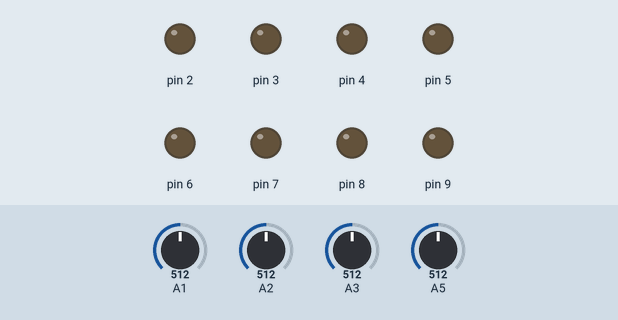
Simulated run of this sketch. Board: Arduino Nano, built with avr-gcc and run on an emulated ATmega328P. Shown: output pins drawn as LEDs (lit = HIGH). The test bench sets the inputs (shaded band); at power-on: A1 = 512, A2 = 512, A3 = 512, A5 = 512.

Above: at 1.2 s.
1.3 s: A1 set to 47
2.8 s: A1 set to 39
At 3.9 s:
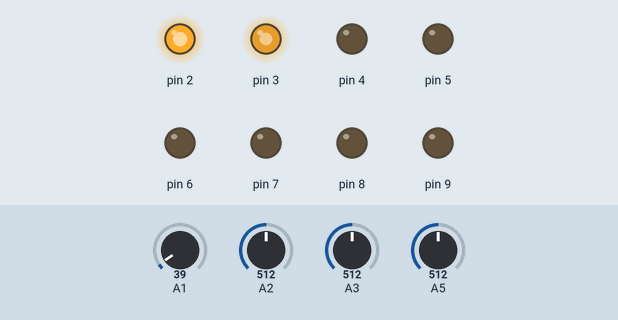
4.3 s: A2 set to 46
5.8 s: A2 set to 38
At 6.2 s:
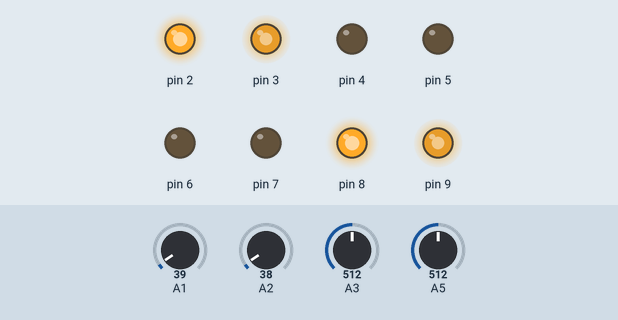
7.3 s: A3 set to 47
8.8 s: A3 set to 41
At 9.7 s:
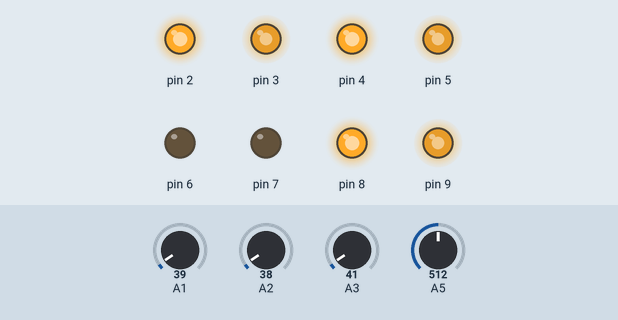
At 11.2 s:
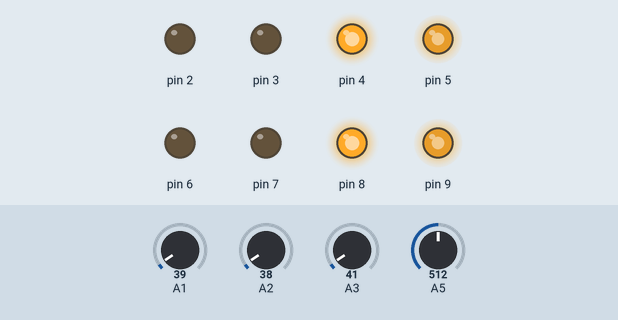
Timing chart, 0 to 15.3 s (numbered marks = the images above; inputs shaded):
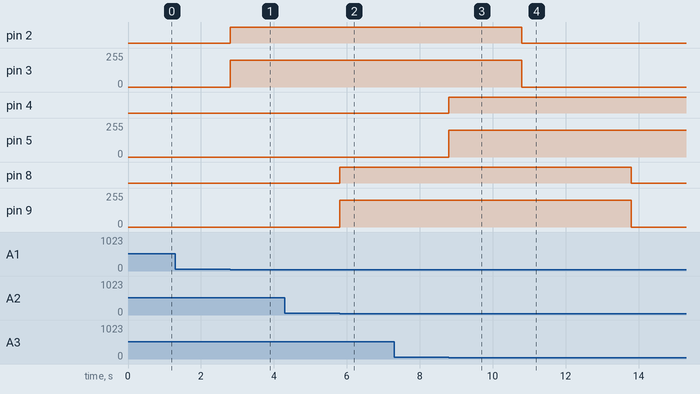

The sketch:

seat_control_main.ino
```cpp
// Main seat control sketch: reads all four switch-panel axes and drives the Cytron
// MDD10A driver(s) accordingly.
//
// Analog inputs use the Nano's own internal pull-up (INPUT_PULLUP), not an external 5V
// feed to the switch panel's PIN 6 — confirmed working this way, which resolves the
// earlier open question about what PIN 6 does: it isn't used at all.
//
// Threshold ranges (downMin/downMax, upMin/upMax) are confirmed working values for
// fore_aft and recline. front_tilt and rear_tilt aren't wired yet (see below) and use
// the same ranges as placeholders until measured with diagnostic_read_switch_panel.ino.
//
// Pin assignment: fore_aft ("seat base") and recline ("backrest") are the two axes
// currently built, on Cytron board #1 (M1/M2). front_tilt and rear_tilt are wired for a
// second Cytron board that hasn't been built yet — those two axes are inert until then.
// Confirmed: fore_aft on A3, recline on A5. front_tilt and rear_tilt share the remaining
// two analog pins (A1, A2) but which axis is on which is not yet confirmed — placeholder
// assignment below, correct it once that board is built and tested.
//
// Safety cutoff: if a direction is held continuously past MAX_RUN_MS, the motor is
// stopped regardless of switch state. This guards against a stuck button, broken wire,
// or mechanical jam holding a seat motor energized indefinitely.
//
// Power latch: the whole board (Nano, buck converter, both Cytron boards) sits behind an
// LCD-programmable delay-relay module (e.g. an XY-LJ02-style board) that handles wake and
// auto-off entirely on its own — no firmware involvement. A pushbutton wired into the
// module's own power-supply input (not just a trigger pin) wakes it; the module's relay
// then self-latches its own power on and drives a separate, properly-rated main relay that
// actually feeds the buck converter and Cytron board(s) (this module's own relay is only
// rated 5A, well under motor stall current, so it pilots the main relay rather than
// switching motor power itself). The module's own onboard timer (set generously, e.g.
// 10-15 minutes, directly on its LCD) cuts everything — including this Nano — after that
// period, regardless of what this sketch does. See README Power latch section for the full
// wiring and the current design's known open items.
//
// This sketch has no role in power management as a result: it can't accidentally keep the
// system powered (nothing here can prevent the module's timer from cutting power), and a
// hung/crashed Nano has no effect on the auto-off behavior either.

struct Axis {
  const char* name;
  uint8_t analogPin;
  uint8_t dirPin;
  uint8_t pwmPin;
  int downMin, downMax; // reading range that means "backward"
  int upMin, upMax;     // reading range that means "forward"
  int direction;        // currently commanded: -1, 0, 1
  unsigned long since;  // millis() when `direction` last changed
};

Axis axes[] = {
  { "fore_aft",    A3, 4, 5, 25, 30, 38, 43, 0, 0 }, // Cytron #1, M1 - confirmed working (seat base)
  { "recline",     A5, 7, 6, 25, 30, 38, 43, 0, 0 }, // Cytron #1, M2 - confirmed working (backrest)
  { "front_tilt",  A1, 2, 3, 25, 30, 38, 43, 0, 0 }, // Cytron #2 (not yet built), M1 - A1 vs A2 unconfirmed
  { "rear_tilt",   A2, 8, 9, 25, 30, 38, 43, 0, 0 }, // Cytron #2 (not yet built), M2 - A1 vs A2 unconfirmed
};

const unsigned long MAX_RUN_MS = 8000;
const uint8_t MOTOR_SPEED = 200; // 0-255 PWM duty cycle

void setup() {
  Serial.begin(115200);
  for (Axis& axis : axes) {
    pinMode(axis.dirPin, OUTPUT);
    pinMode(axis.pwmPin, OUTPUT);
    pinMode(axis.analogPin, INPUT_PULLUP);
  }
}

void loop() {
  unsigned long now = millis();

  for (Axis& axis : axes) {
    int reading = analogRead(axis.analogPin);
    int requested = 0;
    if (reading >= axis.downMin && reading <= axis.downMax) requested = -1;
    else if (reading >= axis.upMin && reading <= axis.upMax) requested = 1;

    if (requested != axis.direction) {
      axis.direction = requested;
      axis.since = now;
    } else if (requested != 0 && now - axis.since > MAX_RUN_MS) {
      requested = 0; // safety cutoff
    }

    digitalWrite(axis.dirPin, requested > 0 ? HIGH : LOW);
    analogWrite(axis.pwmPin, requested == 0 ? 0 : MOTOR_SPEED);
  }
}
```

Measured:
- the behaviour switches between 44 and 43 on A1 (found by bisection; images 0 and 1)
- the behaviour switches between 44 and 43 on A2 (found by bisection; images 1 and 2)
- the behaviour switches between 44 and 43 on A3 (found by bisection; images 2 and 3)
- after the input at 1.3 s, every drawn part: stays the same
- after the input at 2.8 s, pin 2: LOW → HIGH at once; pin 3: 0/255 → 200/255 at once
- after the input at 4.3 s, every drawn part: stays the same
- after the input at 5.8 s, pin 8: LOW → HIGH at once; pin 9: 0/255 → 200/255 at once
- after the input at 7.3 s, every drawn part: stays the same
- after the input at 8.8 s, pin 4: LOW → HIGH at once; pin 5: 0/255 → 200/255 at once
